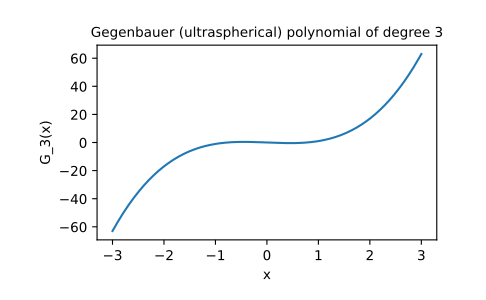

Write Python code to recreate this figure.
from scipy import special
import matplotlib.pyplot as plt

# We can initialize a variable ``p`` as a Gegenbauer polynomial using the
# `gegenbauer` function and evaluate at a point ``x = 1``.

p = special.gegenbauer(3, 0.5, monic=False)
p
# poly1d([ 2.5,  0. , -1.5,  0. ])
p(1)
# 1.0

# To evaluate ``p`` at various points ``x`` in the interval ``(-3, 3)``,
# simply pass an array ``x`` to ``p`` as follows:

x = np.linspace(-3, 3, 400)
y = p(x)

# We can then visualize ``x, y`` using `matplotlib.pyplot`.

fig, ax = plt.subplots()
ax.plot(x, y)
ax.set_title("Gegenbauer (ultraspherical) polynomial of degree 3")
ax.set_xlabel("x")
ax.set_ylabel("G_3(x)")
plt.show()
